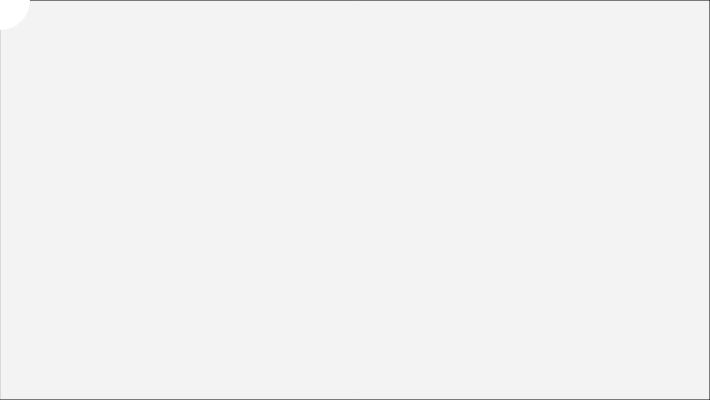
Frame 1 (no input)
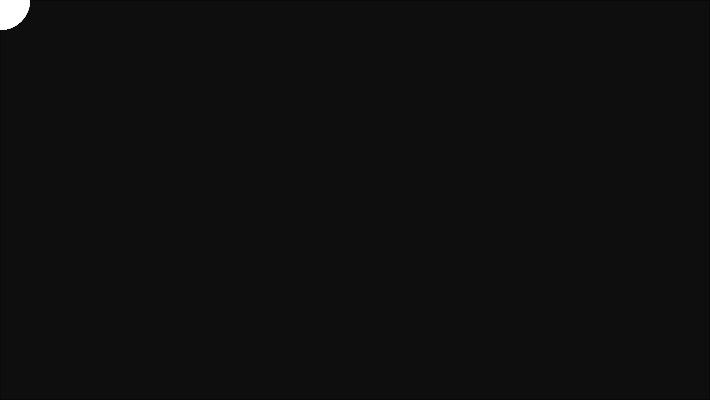
Frame 60 (no input)
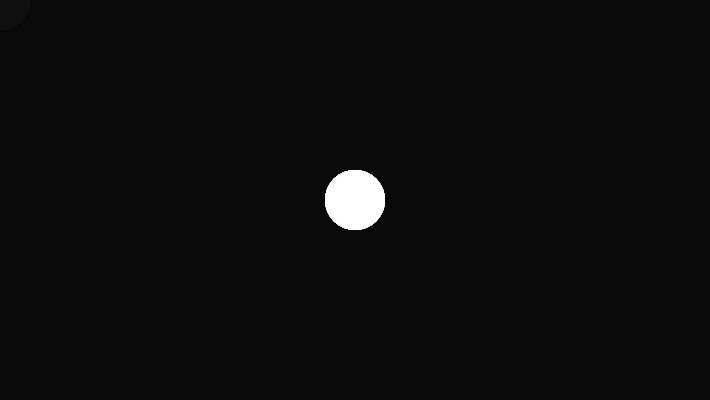
Frame 120 (the mouse pressed at the canvas centre since frame 60)

The p5.js sketch that drew these frames (run headless with seeded random() and noise() and a simulated clock; from frame 60 on, the mouse is pressed at the canvas centre):

// p5.js sketch
// ── sketch.js
var exerc;

function setup(){
  createCanvas(710, 400);
  exerc = createGraphics(400, 250);
}

function draw(){
  fill(0, 12);
  rect(0, 0, width, height);
  fill(255);
  noStroke();
  ellipse(mouseX, mouseY, 60, 60);

  exerc.noFill();
  exerc.stroke(255);
  exerc.ellipse(mouseX-150, mouseY-75, 60, 60);

}
